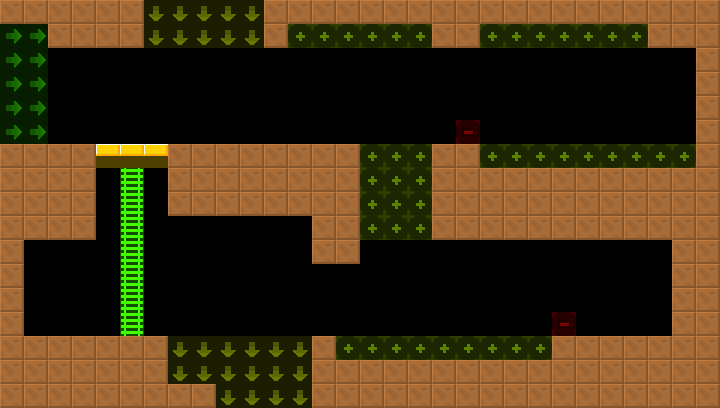

Below is a game level as drawn by its tile map, then a one-line description and the .tmx that defines it (tile-layer data replaced by summaries):
An orthogonal 30x17 tile map with 24x24 px tiles, 2 tile layers (col, lnk), 2 tilesets and 4 objects (2x Door, 2x Water).

<map version="1.4" tiledversion="1.4.2" orientation="orthogonal" renderorder="right-down" width="30" height="17" tilewidth="24" tileheight="24" infinite="0" nextlayerid="4" nextobjectid="8">
 <tileset firstgid="6" source="../../lnk.tsx" />
 <tileset firstgid="1" source="../../col.tsx" />
 <layer id="1" name="col" width="30" height="17">
  <data>[510 cells, 209 non-empty, 3 distinct tile ids]</data>
 </layer>
 <layer id="2" name="lnk" width="30" height="17" opacity="0.5">
  <data>[510 cells, 81 non-empty, 4 distinct tile ids]</data>
 </layer>
 <objectgroup id="3" name="markers" opacity="0.5">
  <object id="1" name="Door" type="Door" x="456" y="120" width="24" height="24">
   <properties>
    <property name="yr" value="0" />
    <property name="xr" value="0" />
   </properties>
  </object>
  <object id="2" name="Water" type="Water" x="480" y="144" width="216" height="24">
   <properties>
    <property name="yr" value="0" />
    <property name="xr" value="0" />
   </properties>
  </object>
  <object id="3" name="Door" type="Door" x="552" y="312" width="24" height="24">
   <properties>
    <property name="yr" value="0" />
    <property name="xr" value="0" />
   </properties>
  </object>
  <object id="4" name="Water" type="Water" x="336" y="336" width="216" height="24">
   <properties>
    <property name="yr" value="0" />
    <property name="xr" value="0" />
   </properties>
  </object>
 </objectgroup>
</map>
